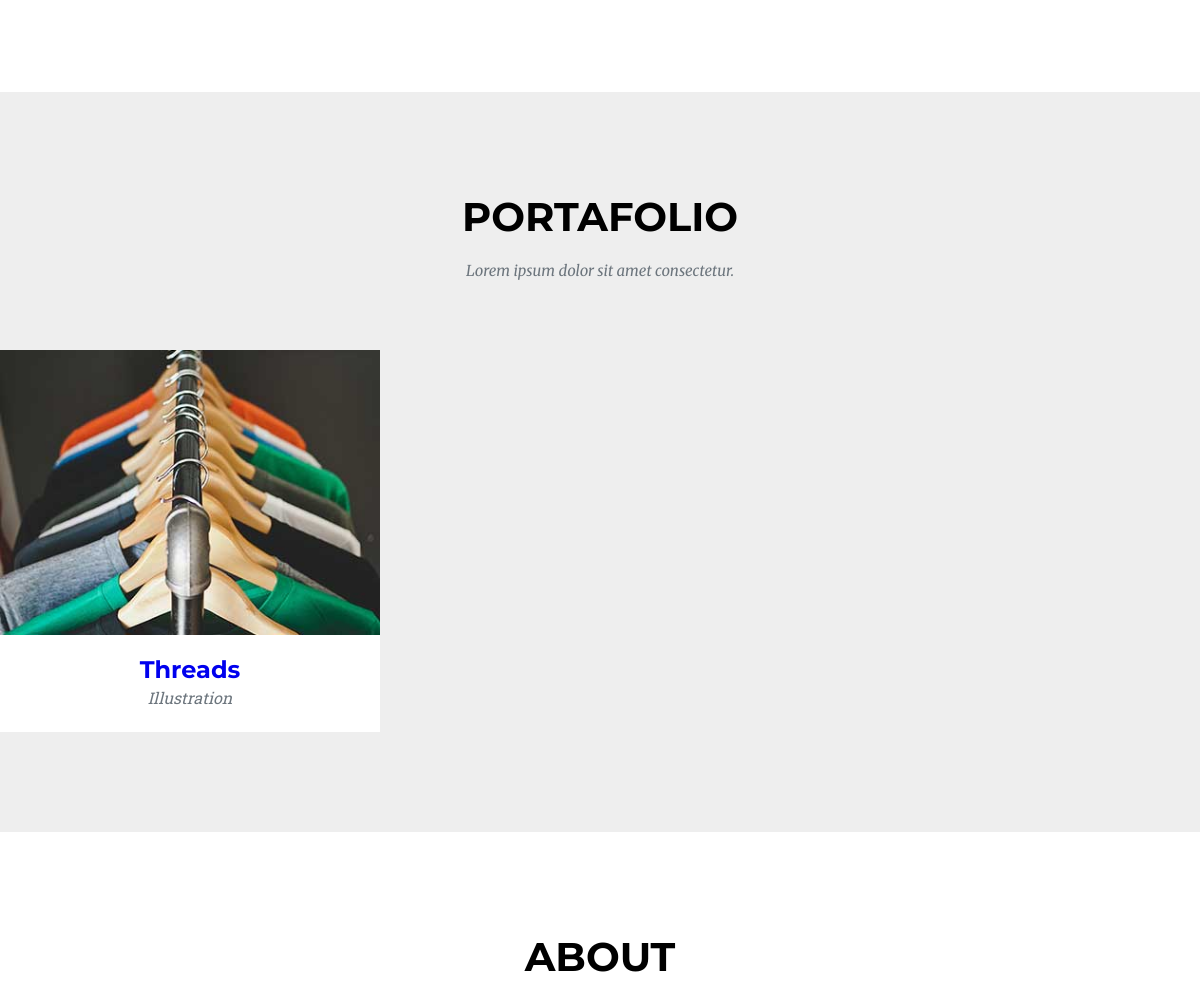
Before: / (middle part) with the older database file.
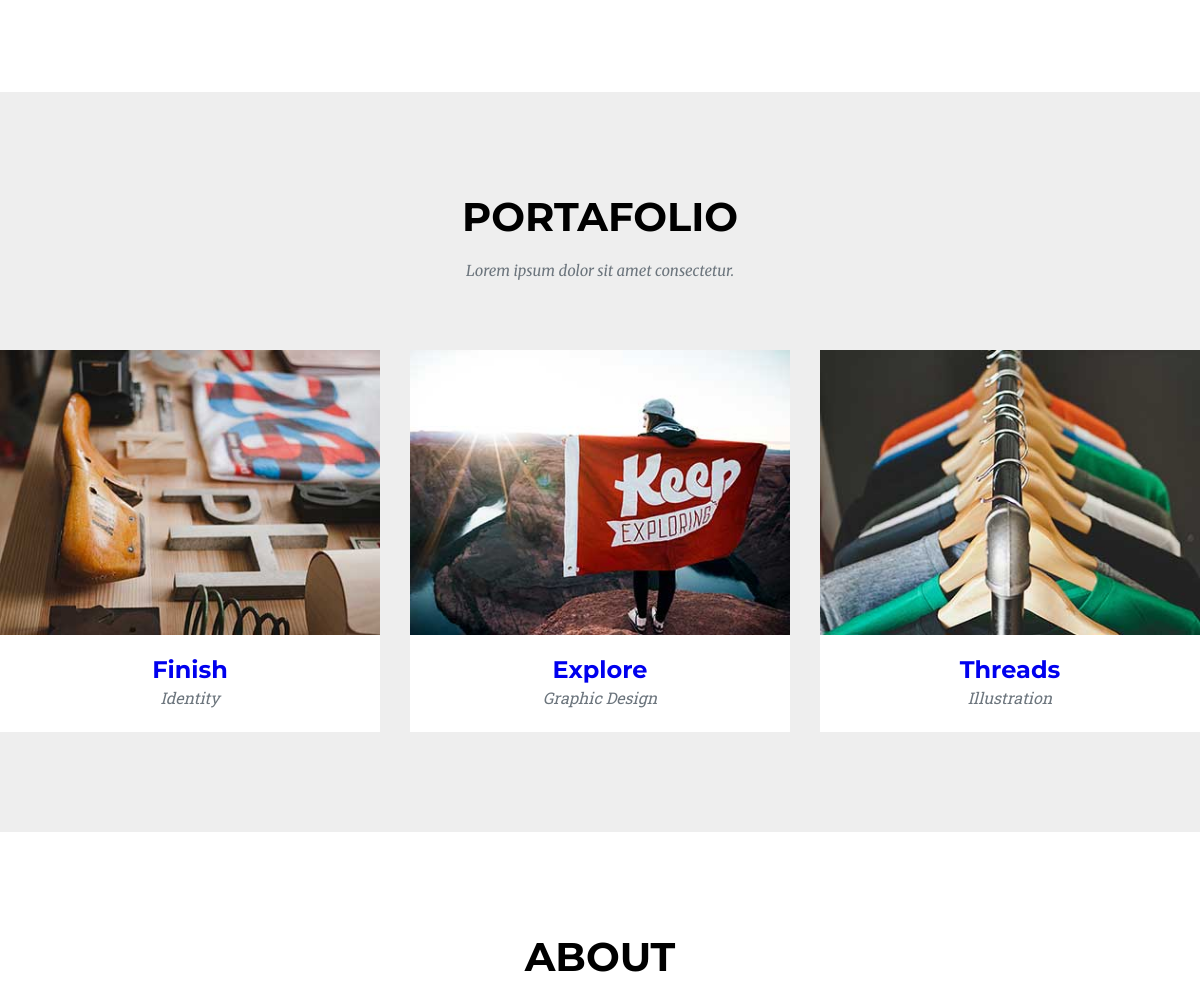
After: the same page with the newer database file.
### tables this page shows
CREATE TABLE `portafolio` (
  `port_id` int(10) UNSIGNED NOT NULL,
  `port_titulo` varchar(20) NOT NULL,
  `port_subtitulo` varchar(20) NOT NULL,
  `port_img` text NOT NULL,
  `port_contenido` text NOT NULL,
  `port_fecha` date NOT NULL,
  `port_user_id` int(11) NOT NULL,
  `port_status` varchar(20) DEFAULT NULL,
  `port_vistas` int(11) DEFAULT 0
);

### public/index.php (called while the page is built, shortened)
<?php include(VIEW_FRONT . DS . "head.php"); ?>
    <?php include(VIEW_FRONT . DS . "servicios.php"); ?>
    <?php include(VIEW_FRONT . DS . "portafolio.php"); ?>
    <?php include(VIEW_FRONT . DS . "about.php"); ?>
    <?php include(VIEW_FRONT . DS . "footer.php"); ?>

### resources/controllers/helpers.php (called while the page is built, shortened)
<?php
    function query($consulta){
        global $conexion;
        return mysqli_query($conexion, $consulta);
    }
    function fetch_array($query){
        return mysqli_fetch_array($query);
    }
?>

### resources/controllers/portafolioController.php (the view, shortened to what this page needs)
<?php
    function get_portafolio_front(){
        $query = query("SELECT port_id, port_img, port_titulo, port_subtitulo FROM portafolio ORDER BY port_id DESC");
        while($fila = fetch_array($query)){
            $portafolio = <<<DELIMITADOR
                <a href="portafolio.php?id={$fila['port_id']}" class="portafolio__contenedor__box__item">
                    <div class="portafolio__contenedor__box__item__imgBox">
                        <img src="img/portafolio/{$fila['port_img']}" alt="01-thumbnail">
                        <div>
                            <i class="fa-solid fa-plus"></i>
                        </div>
                    </div>
                    <div class="portafolio__contenedor__box__item__data">
                        <h3 class="titulo-n3">{$fila['port_titulo']}</h3>
                        <p class="descri-n3 cursiva">{$fila['port_subtitulo']}</p>
                    </div>
                </a>
DELIMITADOR;
            echo $portafolio;
        }
    }
?>

### resources/views/front/head.php (shortened to what this page needs)
<!DOCTYPE html>
<html lang="es">
<head>
    <link rel="stylesheet" href="https://cdnjs.cloudflare.com/ajax/libs/font-awesome/6.1.1/css/all.min.css" />
    <link rel="stylesheet" href="css/estilos.css">
</head>
<body>

### resources/views/front/servicios.php (shortened to what this page needs)
<section class="servicios pt-10 pb-10">
</section>

### resources/views/front/portafolio.php
<section class="portafolio pt-10 pb-10 bg-plomito">
    <div class="portafolio__contenedor contenedor text-center">
        <h2 class="titulo-n2 mb-2">portafolio</h2>
        <p class="descri-n2">Lorem ipsum dolor sit amet consectetur.</p>
        <div class="portafolio__contenedor__box mt-7">
            <?php get_portafolio_front(); ?>
        </div>
    </div>
</section>

### resources/views/front/about.php (shortened to what this page needs)
<section class="about pt-10 pb-10">
        <div class="about__contenedor contenedor">
            <h2 class="titulo-n2 text-center">about</h2>
        </div>
    </section>

### resources/views/front/footer.php (shortened to what this page needs)
</body>
</html>

### public/css/estilos.css (style rules this page uses)
*, *::before, *::after { margin: 0; padding: 0; box-sizing: border-box; }
html { font-size: 62.5%; }
a, a:link, a:visited { text-decoration: none; }
img { display: block; }
.contenedor { max-width: 120rem; margin-left: auto; margin-right: auto; }
.titulo-n2 { font-family: "Montserrat", sans-serif; font-size: 4rem; text-transform: uppercase; }
.descri-n2 { font-family: "Merriweather", serif; font-style: italic; font-size: 1.5rem; color: #6c757d; }
.titulo-n3 { font-family: "Montserrat", sans-serif; font-size: 2.4rem; }
.descri-n3 { font-family: "Roboto Slab", serif; font-size: 1.6rem; color: #6c757d; line-height: 2.8rem; }
.text-center { text-align: center; }
.cursiva { font-style: italic; }
.bg-plomito { background-color: #eeeeee; }
.mt-7 { margin-top: 7rem; }
.mb-2 { margin-bottom: 2rem; }
.pt-10 { padding-top: 10rem; }
.pb-10 { padding-bottom: 10rem; }
.portafolio__contenedor__box { display: flex; gap: 30px; flex-wrap: wrap; }
.portafolio__contenedor__box__item { width: calc(33.3333333333% - 2rem); }
.portafolio__contenedor__box__item__imgBox { position: relative; cursor: pointer; overflow: hidden; }
.portafolio__contenedor__box__item__imgBox img { width: 100%; transition: all 0.3s; }
.portafolio__contenedor__box__item__data { background-color: white; padding: 2rem 0; }

Changed rows visible on the page:
added portafolio: port_img (picture), port_titulo "Finish", port_subtitulo "Identity"
added portafolio: port_img (picture), port_titulo "Explore", port_subtitulo "Graphic Design"
